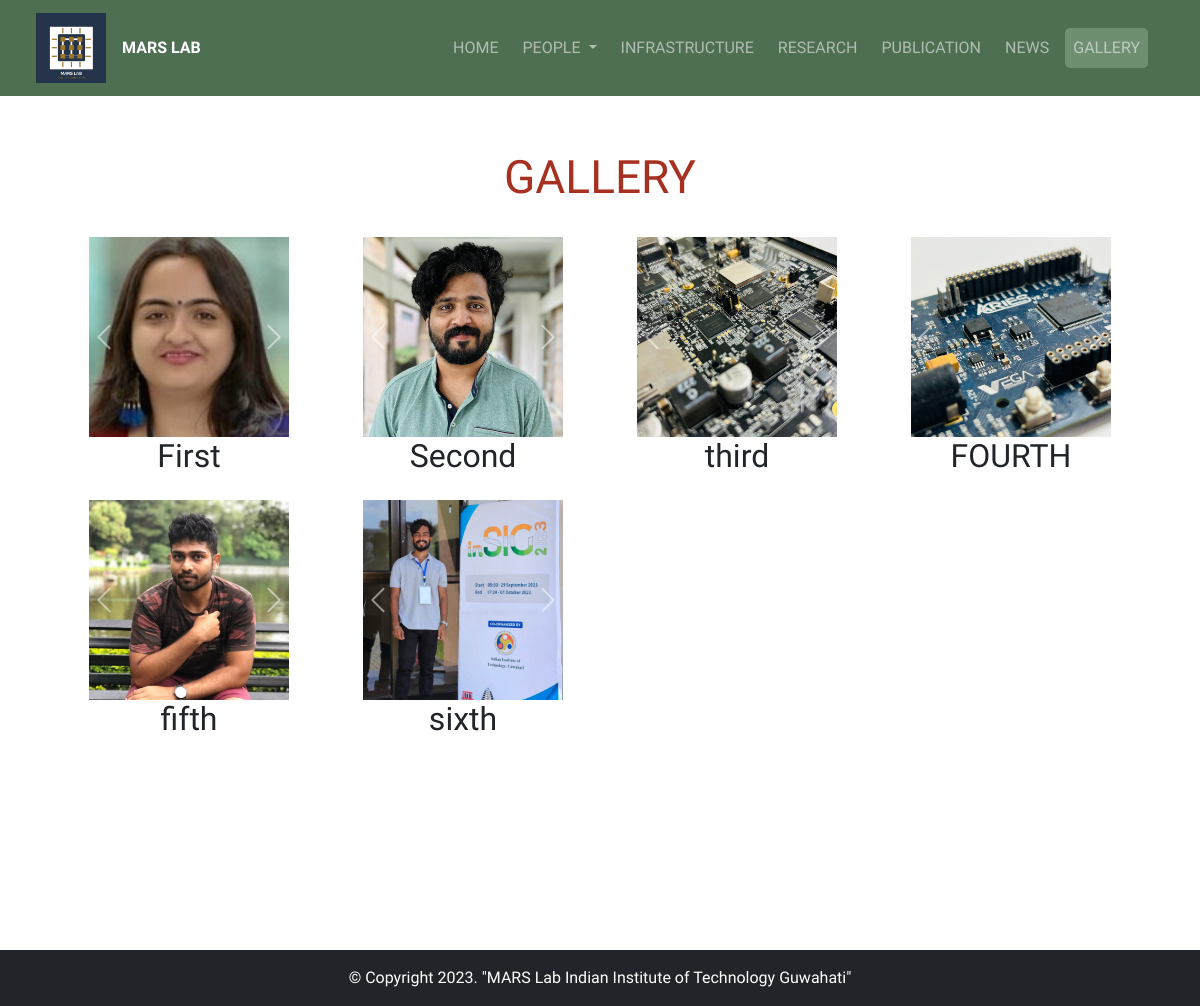
Page /gallery/ on the committed database.
### mars/models.py (models this page shows, shortened)
class EventImage(models.Model):
    category = models.ForeignKey(Category, on_delete=models.CASCADE)
    image = models.ImageField(upload_to='event_images/')
    description = models.TextField()

class Category(models.Model):
    name = models.CharField(max_length=100, unique=True)

### mars/views.py (the view)
# urls.py: path('gallery/',views.gallery, name ='gallery'),
def gallery(request):
    display_news = News.objects.filter(display=True)
    categories = Category.objects.all()
    context ={
        'display_news':display_news,
        'categories': categories
    }
    return render(request,'mars/gallery.html', context)

### mars/templates/mars/gallery.html (shortened to what this page needs)
{% extends "mars/home.html" %}
{% load static %}
{% block content %}
<link rel="stylesheet" href="{% static 'mars/gallery.css' %}">
<div class="container">
  <div class="main-heading d-flex justify-content-center align-items-center">
    <h1 style="font-size: 46px;">GALLERY</h1>
  </div>
  <div class="row row-cols-4 mt-2">
    {% for category in categories %}
    <div class="col mt-2">
      <div id="carouselExampleControls-{{ forloop.counter }}" class="carousel slide mt-2 custom-carousel" data-bs-ride="carousel">
        <div class="carousel-inner">
          {% for image in category.eventimage_set.all %}
          <div class="carousel-item {% if forloop.first %}active{% endif %}">
            <img src="{{ image.image.url }}" class="d-block img-fluid" alt="..." onclick="enlargeImage(this)">
          </div>
          {% endfor %}
        </div>
        <button class="carousel-control-prev" type="button" data-bs-target="#carouselExampleControls-{{ forloop.counter }}" data-bs-slide="prev">
          <span class="carousel-control-prev-icon" aria-hidden="true"></span>
        </button>
        <button class="carousel-control-next" type="button" data-bs-target="#carouselExampleControls-{{ forloop.counter }}" data-bs-slide="next">
          <span class="carousel-control-next-icon" aria-hidden="true"></span>
        </button>
      </div>
      <h2 class="text-center">{{ category.name }}</h2>
    </div>
    {% endfor %}
  </div>
</div>
</div>
{% endblock content %}

### mars/templates/mars/home.html (shortened to what this page needs)
{% load static %}
<!DOCTYPE html>
<html lang="en">
<head>
  <link href="https://cdn.jsdelivr.net/npm/bootstrap@5.2.3/dist/css/bootstrap.min.css" rel="stylesheet">
  <link href="https://getbootstrap.com/docs/5.2/assets/css/docs.css" rel="stylesheet">
  <link rel="stylesheet" href="{% static 'mars/style.css' %}">
</head>
<body>
<nav class="navbar navbar-dark navbar-expand-lg fixed-top" style="background-color: #4F6F52;">
  <div class="container-fluid mx-4">
      <a class="navbar-brand" href="{% url 'mars_home' %}">
          <img src="{% static 'mars/logo_2.jpeg' %}" width="70" height="70" alt="...">
      </a>
      <a style="color: white; font-weight:700;">MARS LAB</a>
      <div class="collapse navbar-collapse mx-2" id="navbarNav">
          <ul class="navbar-nav ms-auto">
              <li class="nav-item active mx-2">
                  <a class="nav-link {% if request.resolver_match.url_name ==  'mars_home' %}active-menu{% endif %}" href="{% url 'mars_home' %}">HOME</a>
              </li>
              <li class="nav-item dropdown">
                <a class="nav-link dropdown-toggle "  href="#" role="button" data-bs-toggle="dropdown" aria-expanded="false">
                    PEOPLE
                </a>
            </li>
            <li class="nav-item mx-2">
                <a class="nav-link {% if request.resolver_match.url_name ==  'infrastructure' %}active-menu{% endif %} " href="{% url 'infrastructure' %}">INFRASTRUCTURE</a>
            </li>
            <li class="nav-item">
                <a class="nav-link {% if request.resolver_match.url_name ==  'research' %}active-menu{% endif %}" href="{% url 'research' %}">RESEARCH</a>
            </li>
            <li class="nav-item mx-2">
                <a class="nav-link {% if request.resolver_match.url_name ==  'publications' %}active-menu{% endif %}" href="{% url 'publications' %}">PUBLICATION</a>
            </li>
            <li class="nav-item ">
                <a class="nav-link {% if request.resolver_match.url_name ==  'news' %}active-menu{% endif %}" href="{% url 'news' %}">NEWS</a>
            </li>
            <li class="nav-item mx-2">
              <a class="nav-link {% if request.resolver_match.url_name ==  'gallery' %}active-menu{% endif %}" href="{% url 'gallery' %}">GALLERY</a>
          </li>
          </ul>
      </div>
  </div>
</nav>
<div class="marquee">
  {% for post in display_news %}
      <div class="marquee-content d-flex">
      </div>
  {% endfor %}
</div>
<div class="container">
  {% block content %} {% endblock content %}
  <footer class="text-white text-center py-3 bg-dark">
    <div>
      <p class="mb-0">&copy; Copyright 2023. "MARS Lab Indian Institute of Technology Guwahati"</p>
    </div>
  </footer>
</body>
</html>

### mars/static/mars/style.css (style rules this page uses)
body { margin: 0 auto; min-height: 100%; flex-direction: column; box-sizing: border-box; font-family: 'Forum'; transition: background-color 0.3s, color 0.3s; }
.container { width: 70rem; margin: auto; max-width: 100%; }
.active-menu { background-color: #6F8F72; border-radius: 5px; }
html { height: 100%; scroll-behavior: smooth; }
.marquee { margin: auto; margin-top: 100px; width: 70%; overflow: hidden; box-sizing: border-box; }
.marquee-content { display: inline-block; white-space: nowrap; padding-left: 100%; animation: marquee 15s linear infinite; }
.custom-carousel { width: 80%; margin: auto; }
.custom-carousel .carousel-item img { width: 100%; height: 100%; object-fit: cover; object-position: center; }
.custom-carousel .carousel-item { max-height: 400px; overflow: hidden; width:100% ; }
.custom-carousel .carousel-item img { width:100%; object-fit: cover; }
.main-heading { margin-top: 10px; color: #A73121; font-weight: 700; }
footer { margin-top: auto; }

### mars/static/mars/gallery.css (style rules this page uses)
.custom-carousel { max-width: 200px; margin: auto; }
.custom-carousel .carousel-inner { height: 200px; }
.custom-carousel .carousel-item img { object-fit: cover; width: 100%; height: 200px; }
.container { min-height: 100vh; }
.custom-carousel .carousel-inner .carousel-item { transition: transform 1s ease; }

### rows in the picture
Category: name "First"
EventImage: image (picture)
Category: name "Second"
EventImage: image (picture)
Category: name "third"
EventImage: image (picture)
Category: name "FOURTH"
EventImage: image (picture)
Category: name "fifth"
EventImage: image (picture)
Category: name "sixth"
EventImage: image (picture)
